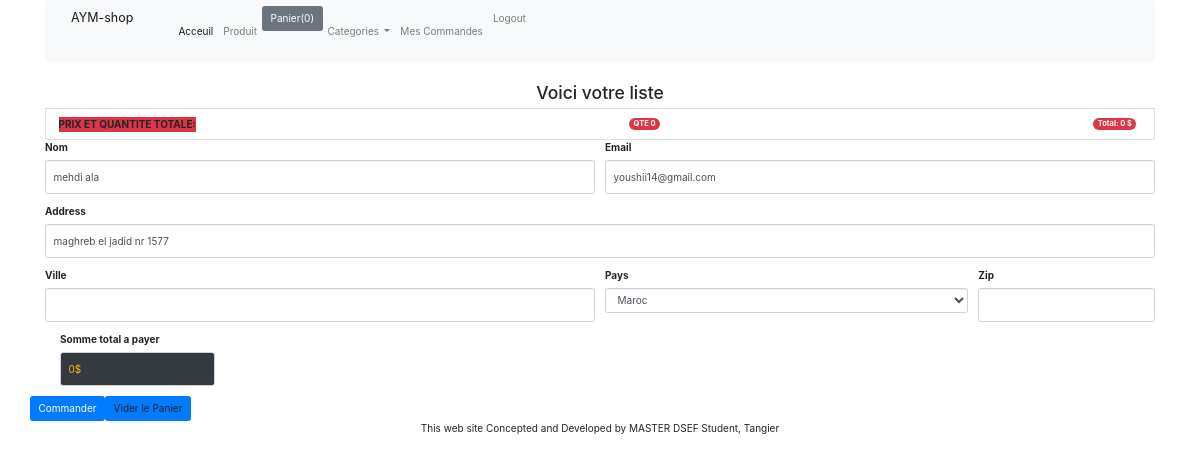
Screenshot of /checkout (signed in) with the database file from the repository.
### shop/models.py (models this page shows, shortened)
class Customer(models.Model):
    fname = models.CharField(blank=True, max_length=50)
    phone = models.CharField(blank=True, max_length=10)
    adresse = models.CharField(blank=True, max_length=500)
    email = models.EmailField()
    username = models.CharField(blank=True, max_length=50)
    password = models.CharField(max_length=100)

### shop/views.py (the view, shortened to what this page needs)
# urls.py: path('checkout', checkout, name="checkout"),
def checkout(request):
    if "Customer" not in request.session:
        messages.error(request, "Vous devez être connecté en tant que client pour accéder à la page de paiement.")
        return redirect('/')
    if request.session['Customer']:
        customer = Customer.objects.get(id=request.session['Customer'])
    return render(request, 'shop/checkout.html', {'customer': customer})

### shop/context_processors.py (called while the page is built)
def categories_processor(request):
    categories = Category.objects.all()
    return {'categories': categories}

### shop/templates/shop/checkout.html (shortened to what this page needs)
{% extends "shop/base.html" %}
{% block content %}
<div class="row">
    <div class="col-md-12">
        <ul class="list-group" id="item-list">
            <h3 class="text-center ">Voici votre liste</h3>
        </ul>
    </div>
</div>
<div class="row">
    <div class="col-md-12">
        <form method="POST">
            <div class="form-row">
              <div class="form-group col-md-6">
                <label for="inputEmail4">Nom</label>
                <input type="text" id="nom" name="nom" class="form-control" id="inputEmail4" placeholder="Nom" value="{{ customer.fname }}">
              </div>
              <div class="form-group col-md-6">
                <label for="inputPassword4">Email</label>
                <input type="email" id="email" name="email" class="form-control" id="inputPassword4" placeholder="Email" value="{{ customer.email }}">
              </div>
            </div>
            <div class="form-group">
              <label for="inputAddress">Address</label>
              <input type="text" id="address" name= "address" class="form-control" id="inputAddress" placeholder="1234 Main St" value="{{ customer.adresse }}">
            </div>
            <div class="form-row">
              <div class="form-group col-md-6">
                <label for="inputCity">Ville</label>
                <input type="text" name="ville" id="ville" class="form-control" id="inputCity">
              </div>
              <div class="form-group col-md-4">
                <label for="inputState">Pays</label>
                <select id="pays" name="pays" class="form-control">
                  <option selected>Maroc</option>
                </select>
              </div>
              <div class="form-group col-md-2">
                <label for="inputZip">Zip</label>
                <input name="zipcode" id="zipcode" type="text" class="form-control">
              </div>
            </div>
            <div class="form-group col-md-2">
              <label for="inputZip">Somme total a payer</label>
              <input name="total" id="total" type="readonly" class=" bg-dark text-warning form-control">
            </div>
          </div>
            <button type="submit" class="btn btn-primary">Commander</button>
            <a onclick="clearPanier()" class="btn btn-primary">Vider le Panier</a>
    </div>
</div>
{% endblock %}

### rows the page displays
Customer: nom "mehdi ala", email "youshii14@gmail.com", address "maghreb el jadid nr 1577"
